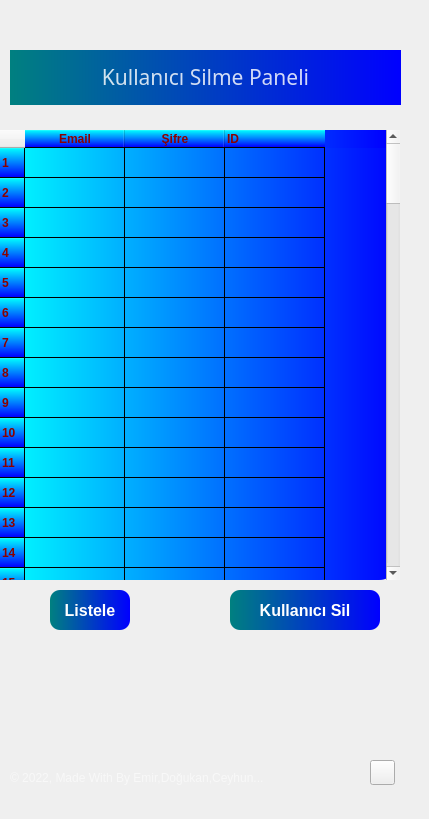
<?xml version="1.0" encoding="UTF-8"?>
<ui version="4.0">
 <class>Form</class>
 <widget class="QWidget" name="Form">
  <property name="geometry">
   <rect>
    <x>0</x>
    <y>0</y>
    <width>429</width>
    <height>819</height>
   </rect>
  </property>
  <property name="windowTitle">
   <string>Form</string>
  </property>
  <property name="styleSheet">
   <string notr="true"/>
  </property>
  <widget class="QWidget" name="widget" native="true">
   <property name="geometry">
    <rect>
     <x>-30</x>
     <y>-30</y>
     <width>450</width>
     <height>900</height>
    </rect>
   </property>
   <property name="maximumSize">
    <size>
     <width>1000</width>
     <height>1000</height>
    </size>
   </property>
   <property name="styleSheet">
    <string notr="true">QPushButton#pushButton{	
	background-color: qlineargradient(spread:pad, x1:0, y1:0.505682, x2:1, y2:0.477, stop:0 rgba(20, 47, 78, 219), stop:1 rgba(85, 98, 112, 226));
	color:rgba(255, 255, 255, 210);
	border-radius:5px;
}
QPushButton#pushButton:hover{	
	background-color: qlineargradient(spread:pad, x1:0, y1:0.505682, x2:1, y2:0.477, stop:0 rgba(40, 67, 98, 219), stop:1 rgba(105, 118, 132, 226));
}
QPushButton#pushButton:pressed{	
	padding-left:5px;
	padding-top:5px;
	background-color:rgba(105, 118, 132, 200);
}

QPushButton#pushButton_2, #pushButton_3, #pushButton_4, #pushButton_5{	
	background-color: rgba(0, 0, 0, 0);
	color:rgba(85, 98, 112, 255);
}
QPushButton#pushButton_2:hover, #pushButton_3:hover, #pushButton_4:hover, #pushButton_5:hover{	
	color:rgba(155, 168, 182, 220);
}
QPushButton#pushButton_2:pressed, #pushButton_3:pressed, #pushButton_4:pressed, #pushButton_5:pressed{	
	padding-left:5px;
	padding-top:5px;
	color:rgba(115, 128, 142, 255);
}</string>
   </property>
   <widget class="QLabel" name="label">
    <property name="geometry">
     <rect>
      <x>10</x>
      <y>20</y>
      <width>450</width>
      <height>867</height>
     </rect>
    </property>
    <property name="font">
     <font>
      <kerning>true</kerning>
     </font>
    </property>
    <property name="styleSheet">
     <string notr="true">border-image: url(:/images/Images/background.png);
border-radius:20px;</string>
    </property>
    <property name="text">
     <string/>
    </property>
   </widget>
   <widget class="QLabel" name="label_5">
    <property name="geometry">
     <rect>
      <x>40</x>
      <y>780</y>
      <width>280</width>
      <height>55</height>
     </rect>
    </property>
    <property name="font">
     <font>
      <family>Arial</family>
     </font>
    </property>
    <property name="styleSheet">
     <string notr="true">color:rgba(255, 255, 255, 140);</string>
    </property>
    <property name="text">
     <string>© 2022, Made With By Emir,Doğukan,Ceyhun...</string>
    </property>
   </widget>
   <widget class="QPushButton" name="btn_geri">
    <property name="geometry">
     <rect>
      <x>400</x>
      <y>790</y>
      <width>25</width>
      <height>25</height>
     </rect>
    </property>
    <property name="font">
     <font>
      <pointsize>11</pointsize>
      <weight>50</weight>
      <bold>false</bold>
      <underline>false</underline>
     </font>
    </property>
    <property name="styleSheet">
     <string notr="true">color:rgb(0,0,0)
</string>
    </property>
    <property name="text">
     <string/>
    </property>
    <property name="icon">
     <iconset>
      <normaloff>Images/geri.png</normaloff>Images/geri.png</iconset>
    </property>
   </widget>
   <widget class="QPushButton" name="btn_sil">
    <property name="geometry">
     <rect>
      <x>260</x>
      <y>620</y>
      <width>150</width>
      <height>40</height>
     </rect>
    </property>
    <property name="font">
     <font>
      <family>Tahoma</family>
      <pointsize>12</pointsize>
      <weight>75</weight>
      <italic>false</italic>
      <bold>true</bold>
     </font>
    </property>
    <property name="focusPolicy">
     <enum>Qt::ClickFocus</enum>
    </property>
    <property name="styleSheet">
     <string notr="true">QPushButton {
font: 75 12pt &quot;Tahoma&quot;;
font-weight: bold;
color: white;
background-color: qlineargradient(spread:pad, x1:0, y1:0, x2:1, y2:0, stop:0 rgb(0, 128, 128), stop:1 rgb(0, 0, 255));
border-radius:10px;
}
QPushButton:hover {
background-color: qlineargradient(spread:pad, x1:0, y1:0, x2:1, y2:0, stop:0 rgb(0, 255, 255), stop:1 rgb(0, 128, 128));
}
QPushButton:pressed {
background-color:rgb(82, 142, 191);
}</string>
    </property>
    <property name="text">
     <string>Kullanıcı Sil</string>
    </property>
   </widget>
   <widget class="QPushButton" name="btn_goster">
    <property name="geometry">
     <rect>
      <x>80</x>
      <y>620</y>
      <width>80</width>
      <height>40</height>
     </rect>
    </property>
    <property name="font">
     <font>
      <family>Tahoma</family>
      <pointsize>12</pointsize>
      <weight>75</weight>
      <italic>false</italic>
      <bold>true</bold>
     </font>
    </property>
    <property name="focusPolicy">
     <enum>Qt::ClickFocus</enum>
    </property>
    <property name="styleSheet">
     <string notr="true">QPushButton {
font: 75 12pt &quot;Tahoma&quot;;
font-weight: bold;
color: white;
background-color: qlineargradient(spread:pad, x1:0, y1:0, x2:1, y2:0, stop:0 rgb(0, 128, 128), stop:1 rgb(0, 0, 255));
border-radius:10px;
}
QPushButton:hover {
background-color: qlineargradient(spread:pad, x1:0, y1:0, x2:1, y2:0, stop:0 rgb(0, 255, 255), stop:1 rgb(0, 128, 128));
}
QPushButton:pressed {
qlineargradient(spread:pad, x1:0, y1:0, x2:1, y2:0, stop:0 rgb(0, 255, 255), stop:1 rgb(0, 128, 128));
}</string>
    </property>
    <property name="text">
     <string>Listele</string>
    </property>
   </widget>
   <widget class="QTableWidget" name="table">
    <property name="geometry">
     <rect>
      <x>30</x>
      <y>160</y>
      <width>400</width>
      <height>450</height>
     </rect>
    </property>
    <property name="styleSheet">
     <string notr="true">font: 75 10pt &quot;Microsoft YaHei UI&quot;;
font-weight: bold;
color: darkred;
background-color: qlineargradient(spread:pad, x1:0, y1:0, x2:1, y2:0, stop:0 rgb(0,255,255), stop:1 rgb(0, 0, 255));
border-style: solid;
border-radius:21px;</string>
    </property>
    <property name="rowCount">
     <number>100</number>
    </property>
    <property name="columnCount">
     <number>3</number>
    </property>
    <row/>
    <row/>
    <row/>
    <row/>
    <row/>
    <row/>
    <row/>
    <row/>
    <row/>
    <row/>
    <row/>
    <row/>
    <row/>
    <row/>
    <row/>
    <row/>
    <row/>
    <row/>
    <row/>
    <row/>
    <row/>
    <row/>
    <row/>
    <row/>
    <row/>
    <row/>
    <row/>
    <row/>
    <row/>
    <row/>
    <row/>
    <row/>
    <row/>
    <row/>
    <row/>
    <row/>
    <row/>
    <row/>
    <row/>
    <row/>
    <row/>
    <row/>
    <row/>
    <row/>
    <row/>
    <row/>
    <row/>
    <row/>
    <row/>
    <row/>
    <row/>
    <row/>
    <row/>
    <row/>
    <row/>
    <row/>
    <row/>
    <row/>
    <row/>
    <row/>
    <row/>
    <row/>
    <row/>
    <row/>
    <row/>
    <row/>
    <row/>
    <row/>
    <row/>
    <row/>
    <row/>
    <row/>
    <row/>
    <row/>
    <row/>
    <row/>
    <row/>
    <row/>
    <row/>
    <row/>
    <row/>
    <row/>
    <row/>
    <row/>
    <row/>
    <row/>
    <row/>
    <row/>
    <row/>
    <row/>
    <row/>
    <row/>
    <row/>
    <row/>
    <row/>
    <row/>
    <row/>
    <row/>
    <row/>
    <row/>
    <column>
     <property name="text">
      <string>Email</string>
     </property>
     <property name="icon">
      <iconset>
       <normaloff>../../mail-logo.png</normaloff>../../mail-logo.png</iconset>
     </property>
    </column>
    <column>
     <property name="text">
      <string>Şifre</string>
     </property>
     <property name="icon">
      <iconset>
       <normaloff>../../şifre_resim.png</normaloff>../../şifre_resim.png</iconset>
     </property>
    </column>
    <column>
     <property name="text">
      <string>ID</string>
     </property>
     <property name="textAlignment">
      <set>AlignJustify|AlignVCenter</set>
     </property>
     <property name="icon">
      <iconset>
       <normaloff>../../ıd_logo.png</normaloff>../../ıd_logo.png</iconset>
     </property>
    </column>
   </widget>
   <widget class="QLabel" name="lbl_login_3">
    <property name="geometry">
     <rect>
      <x>40</x>
      <y>80</y>
      <width>391</width>
      <height>55</height>
     </rect>
    </property>
    <property name="maximumSize">
     <size>
      <width>1000</width>
      <height>1000</height>
     </size>
    </property>
    <property name="font">
     <font>
      <family>Arial Rounded MT Bold</family>
      <pointsize>16</pointsize>
      <weight>50</weight>
      <bold>false</bold>
     </font>
    </property>
    <property name="styleSheet">
     <string notr="true">color:rgba(255, 255, 255, 210);px:25;
background-color: qlineargradient(spread:pad, x1:0, y1:0, x2:1, y2:0, stop:0 rgb(0, 128, 128), stop:1 rgb(0, 0, 255));</string>
    </property>
    <property name="text">
     <string>&lt;html&gt;&lt;head/&gt;&lt;body&gt;&lt;p align=&quot;center&quot;&gt;Kullanıcı Silme Paneli&lt;/p&gt;&lt;/body&gt;&lt;/html&gt;</string>
    </property>
   </widget>
  </widget>
 </widget>
 <resources>
  <include location="res.qrc"/>
 </resources>
 <connections/>
</ui>
